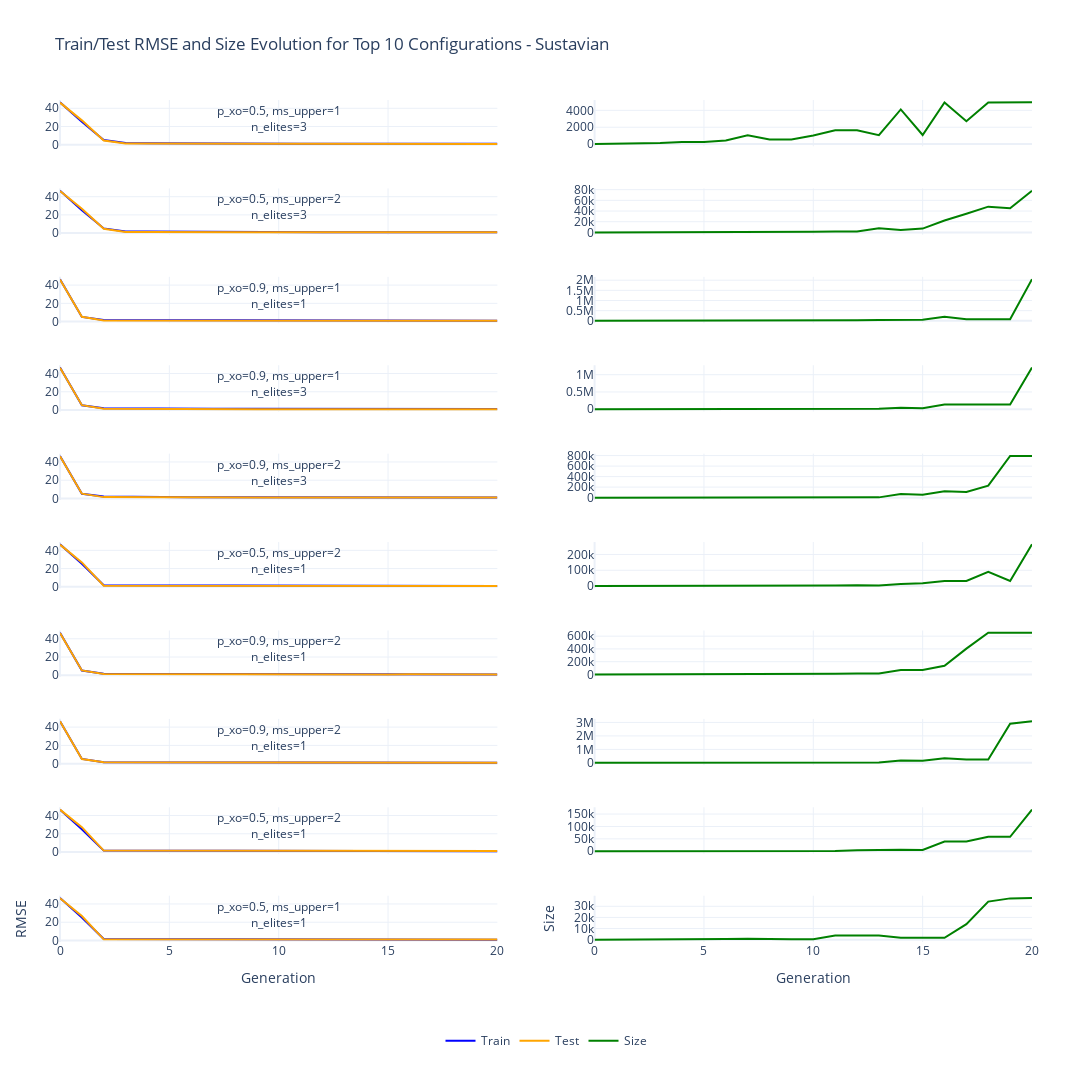

The notebook cell saved with this chart:
### Code cell
def param_title_str_multiline(params):
    items = [f"{k}={v}" for k, v in params.items()]
    half = (len(items) + 1) // 2
    first_line = ", ".join(items[:half])
    second_line = ", ".join(items[half:])
    return first_line + "<br>" + second_line if second_line else first_line

# Take top N
N = 10
flat_results = flat_results[:N]

GENS_PER_RUN = fixed_params['n_iter'] + 1

fig = make_subplots(
    rows=N, cols=2,
    shared_xaxes=True,
    horizontal_spacing=0.1,
    vertical_spacing=0.05,
    column_widths=[0.45, 0.45]
)

for idx, (fold_id, config_idx, result) in enumerate(flat_results):
    LOG_PATH = f'{LOG_DIR}gsgp_{DATASET_NAME}_{fold_id}.csv'
    if not os.path.exists(LOG_PATH):
        print(f"Missing log for fold {fold_id}, skipping.")
        continue

    log_df = pd.read_csv(LOG_PATH, header=None)

    start = config_idx * GENS_PER_RUN
    end = start + GENS_PER_RUN
    chunk = log_df.iloc[start:end]

    show_legend = idx == 0

    # Train RMSE
    fig.add_trace(go.Scatter(
        y=chunk.iloc[:, 5],
        mode='lines',
        name='Train',
        line=dict(color=train_color),
        showlegend=show_legend
    ), row=idx + 1, col=1)

    # Test RMSE
    fig.add_trace(go.Scatter(
        y=chunk.iloc[:, 8],
        mode='lines',
        name='Test',
        line=dict(color=test_color),
        showlegend=show_legend
    ), row=idx + 1, col=1)

    # Size
    fig.add_trace(go.Scatter(
        y=chunk.iloc[:, 9],
        mode='lines',
        name='Size',
        line=dict(color=size_color),
        showlegend=show_legend
    ), row=idx + 1, col=2)

    # Parameters annotation
    fig.add_annotation(
        x=0.5,
        y=1,
        xref=f"x domain",
        yref=f"y domain",
        text=param_title_str_multiline(result['dynamic_params']),
        showarrow=False,
        font=dict(size=12),
        align='center',
        row=idx + 1, col=1
    )

fig.update_layout(
    height=300 * N,
    width=1100,
    title_text=f'Train/Test RMSE and Size Evolution for Top {N} Configurations - {DATASET_NAME}',
    template='plotly_white',
    legend=dict(
        orientation='h',
        yanchor='top',
        y=-0.1,
        xanchor='center',
        x=0.5,
        font=dict(size=12),
        bgcolor='rgba(0,0,0,0)'
    ),
    margin=dict(b=150, l=60, r=60, t=100)
)

fig.update_xaxes(title_text='Generation', row=N, col=1)
fig.update_xaxes(title_text='Generation', row=N, col=2)
fig.update_yaxes(title_text='RMSE', row=N, col=1)
fig.update_yaxes(title_text='Size', row=N, col=2)

fig.show()

### Figure 1 — Plotly figure (JSON) as saved in the notebook; plotly's stock layout.template omitted (floating-point values rounded to 4 significant figures)
{"data": [{"line": {"color": "blue"}, "mode": "lines", "name": "Train", "showlegend": true, "type": "scatter", "xaxis": "x", "y": [46.55, 25.23, 5.079, 1.775, 1.736, 1.55, 1.276, 1.252, 1.251, 1.171, 1.145, 1.124, 1.114, 1.074, 1.052, 1.049, 1.009, 0.9849, 0.979, 0.9541, 0.954], "yaxis": "y"}, {"line": {"color": "orange"}, "mode": "lines", "name": "Test", "showlegend": true, "type": "scatter", "xaxis": "x", "y": [46.24, 26.74, 4.644, 1.386, 1.236, 1.035, 1.164, 1.065, 1.013, 0.9385, 0.938, 0.8839, 0.8618, 0.8752, 0.8535, 0.8236, 0.8697, 0.8956, 0.8311, 0.7822, 0.7823], "yaxis": "y"}, {"line": {"color": "green"}, "mode": "lines", "name": "Size", "showlegend": true, "type": "scatter", "xaxis": "x2", "y": [15, 29, 65, 139, 253, 243, 441, 1043, 551, 557, 1031, 1635, 1641, 1059, 4107, 1081, 4927, 2721, 4939, 4945, 4951], "yaxis": "y2"}, {"line": {"color": "blue"}, "mode": "lines", "name": "Train", "showlegend": false, "type": "scatter", "xaxis": "x3", "y": [46.55, 25.23, 5.141, 1.735, 1.729, 1.551, 1.35, 1.269, 1.191, 1.165, 1.072, 1.048, 1.025, 1.01, 0.9922, 0.9817, 0.9458, 0.9183, 0.8911, 0.8762, 0.8728], "yaxis": "y3"}, {"line": {"color": "orange"}, "mode": "lines", "name": "Test", "showlegend": false, "type": "scatter", "xaxis": "x3", "y": [46.24, 26.74, 4.707, 1.245, 1.255, 1.042, 1.078, 0.9688, 0.7981, 0.9205, 0.8226, 0.7472, 0.9695, 0.8958, 0.8534, 0.8459, 0.8709, 0.8865, 0.8862, 0.8836, 0.8445], "yaxis": "y3"}, {"line": {"color": "green"}, "mode": "lines", "name": "Size", "showlegend": false, "type": "scatter", "xaxis": "x4", "y": [15, 29, 65, 115, 121, 243, 539, 547, 1209, 559, 1253, 1695, 1701, 7705, 4401, 7123, 22207, 35053, 48205, 45257, 78013], "yaxis": "y4"}, {"line": {"color": "blue"}, "mode": "lines", "name": "Train", "showlegend": false, "type": "scatter", "xaxis": "x5", "y": [46.55, 5.138, 1.734, 1.719, 1.659, 1.492, 1.307, 1.307, 1.307, 1.21, 1.21, 1.21, 1.207, 1.177, 1.163, 1.163, 1.159, 1.11, 1.11, 1.11, 1.034], "yaxis": "y5"}, {"line": {"color": "orange"}, "mode": "lines", "name": "Test", "showlegend": false, "type": "scatter", "xaxis": "x5", "y": [46.24, 5.288, 1.323, 1.266, 1.174, 1.158, 0.9202, 0.9202, 0.92, 0.9063, 0.9063, 0.9063, 0.9004, 1.012, 0.8785, 0.8785, 0.8748, 0.8443, 0.8443, 0.8443, 0.8846], "yaxis": "y5"}, {"line": {"color": "green"}, "mode": "lines", "name": "Size", "showlegend": false, "type": "scatter", "xaxis": "x6", "y": [15, 41, 57, 147, 311, 567, 1163, 1163, 1169, 6647, 6647, 6647, 22199, 39279, 52875, 52875, 195513, 79745, 79745, 79745, 2052445], "yaxis": "y6"}, {"line": {"color": "blue"}, "mode": "lines", "name": "Train", "showlegend": false, "type": "scatter", "xaxis": "x7", "y": [46.55, 5.138, 1.978, 1.709, 1.619, 1.462, 1.457, 1.291, 1.291, 1.291, 1.291, 1.282, 1.262, 1.262, 1.257, 1.233, 1.168, 1.168, 1.166, 1.158, 1.142], "yaxis": "y7"}, {"line": {"color": "orange"}, "mode": "lines", "name": "Test", "showlegend": false, "type": "scatter", "xaxis": "x7", "y": [46.24, 5.288, 1.406, 1.242, 1.272, 1.007, 1.15, 0.9176, 0.9176, 0.9176, 0.9176, 0.928, 0.9194, 0.9194, 0.9645, 0.9426, 0.8998, 0.8998, 0.899, 0.9003, 0.8924], "yaxis": "y7"}, {"line": {"color": "green"}, "mode": "lines", "name": "Size", "showlegend": false, "type": "scatter", "xaxis": "x8", "y": [15, 41, 69, 137, 259, 317, 1061, 1635, 1635, 1635, 1635, 15299, 14163, 14163, 42137, 30691, 136095, 136095, 136103, 136103, 1207295], "yaxis": "y8"}, {"line": {"color": "blue"}, "mode": "lines", "name": "Train", "showlegend": false, "type": "scatter", "xaxis": "x9", "y": [46.55, 5.138, 2.056, 1.712, 1.601, 1.468, 1.45, 1.363, 1.274, 1.234, 1.234, 1.234, 1.222, 1.207, 1.204, 1.178, 1.15, 1.119, 1.107, 1.076, 1.076], "yaxis": "y9"}, {"line": {"color": "orange"}, "mode": "lines", "name": "Test", "showlegend": false, "type": "scatter", "xaxis": "x9", "y": [46.24, 5.288, 1.484, 1.527, 1.242, 1.004, 0.9929, 1.023, 1.054, 0.9952, 0.9952, 0.9952, 0.9886, 0.9638, 0.9862, 0.9373, 0.9184, 0.9849, 0.9466, 0.9298, 0.9298], "yaxis": "y9"}, {"line": {"color": "green"}, "mode": "lines", "name": "Size", "showlegend": false, "type": "scatter", "xaxis": "x10", "y": [15, 41, 69, 177, 259, 317, 489, 1977, 1263, 1275, 1275, 1275, 4959, 4965, 68157, 55377, 119955, 106917, 226889, 792793, 792793], "yaxis": "y10"}, {"line": {"color": "blue"}, "mode": "lines", "name": "Train", "showlegend": false, "type": "scatter", "xaxis": "x11", "y": [46.55, 25.23, 1.729, 1.714, 1.572, 1.242, 1.089, 1.089, 1.02, 1.007, 0.992, 0.9811, 0.9746, 0.9523, 0.9309, 0.923, 0.8809, 0.8809, 0.8783, 0.8654, 0.8346], "yaxis": "y11"}, {"line": {"color": "orange"}, "mode": "lines", "name": "Test", "showlegend": false, "type": "scatter", "xaxis": "x11", "y": [46.24, 26.74, 1.239, 1.25, 1.007, 1.037, 0.9521, 0.9521, 1.009, 1.01, 0.9677, 1.051, 0.9043, 1.01, 0.9838, 0.9183, 0.8539, 0.8539, 0.8596, 0.9875, 0.9419], "yaxis": "y11"}, {"line": {"color": "green"}, "mode": "lines", "name": "Size", "showlegend": false, "type": "scatter", "xaxis": "x12", "y": [15, 29, 59, 65, 223, 379, 385, 385, 395, 1385, 1391, 3591, 5657, 2931, 13205, 17435, 32041, 32041, 90425, 32049, 263843], "yaxis": "y12"}, {"line": {"color": "blue"}, "mode": "lines", "name": "Train", "showlegend": false, "type": "scatter", "xaxis": "x13", "y": [46.55, 5.138, 1.734, 1.72, 1.647, 1.237, 1.171, 1.083, 1.08, 1.058, 1.052, 1.048, 1.018, 1.018, 1.007, 1.007, 0.9964, 0.993, 0.9707, 0.9707, 0.9707], "yaxis": "y13"}, {"line": {"color": "orange"}, "mode": "lines", "name": "Test", "showlegend": false, "type": "scatter", "xaxis": "x13", "y": [46.24, 5.288, 1.323, 1.238, 1.147, 1.16, 0.9209, 0.9242, 0.9257, 0.9036, 0.9367, 0.9128, 1.014, 1.014, 0.9102, 0.9102, 1.025, 0.9595, 0.9459, 0.9459, 0.9459], "yaxis": "y13"}, {"line": {"color": "green"}, "mode": "lines", "name": "Size", "showlegend": false, "type": "scatter", "xaxis": "x14", "y": [15, 41, 57, 147, 311, 573, 987, 1721, 1731, 2661, 9159, 10867, 14451, 14451, 69095, 69095, 135221, 404557, 652921, 652921, 652921], "yaxis": "y14"}, {"line": {"color": "blue"}, "mode": "lines", "name": "Train", "showlegend": false, "type": "scatter", "xaxis": "x15", "y": [46.42, 5.216, 1.606, 1.568, 1.493, 1.304, 1.153, 1.075, 1.044, 1.026, 1.018, 1.008, 0.9919, 0.9919, 0.9818, 0.9792, 0.9696, 0.9215, 0.9215, 0.9214, 0.9147], "yaxis": "y15"}, {"line": {"color": "orange"}, "mode": "lines", "name": "Test", "showlegend": false, "type": "scatter", "xaxis": "x15", "y": [46.5, 5.137, 1.604, 1.58, 1.5, 0.9931, 0.954, 0.869, 1.053, 1.135, 1.107, 1.008, 1.007, 1.007, 0.9871, 1.051, 1.079, 1.015, 1.015, 0.9856, 0.9867], "yaxis": "y15"}, {"line": {"color": "green"}, "mode": "lines", "name": "Size", "showlegend": false, "type": "scatter", "xaxis": "x16", "y": [15, 41, 57, 147, 311, 573, 987, 2163, 4047, 4689, 12353, 18933, 30731, 30731, 166459, 159961, 338819, 250087, 250087, 2900755, 3091995], "yaxis": "y16"}, {"line": {"color": "blue"}, "mode": "lines", "name": "Train", "showlegend": false, "type": "scatter", "xaxis": "x17", "y": [46.42, 24.98, 1.577, 1.57, 1.387, 1.229, 1.121, 1.084, 1.044, 1.02, 1.014, 0.9714, 0.9432, 0.9315, 0.9022, 0.8946, 0.8736, 0.8736, 0.8603, 0.8555, 0.8354], "yaxis": "y17"}, {"line": {"color": "orange"}, "mode": "lines", "name": "Test", "showlegend": false, "type": "scatter", "xaxis": "x17", "y": [46.5, 27.27, 1.583, 1.571, 1.44, 1.067, 0.8772, 0.9563, 0.875, 0.9922, 0.9749, 1.034, 1.116, 1.062, 1.086, 1.028, 1.006, 1.006, 1.083, 1.109, 1.013], "yaxis": "y17"}, {"line": {"color": "green"}, "mode": "lines", "name": "Size", "showlegend": false, "type": "scatter", "xaxis": "x18", "y": [15, 29, 59, 65, 223, 381, 387, 627, 1041, 913, 899, 927, 3779, 6583, 6613, 5647, 39179, 39185, 58503, 58511, 168009], "yaxis": "y18"}, {"line": {"color": "blue"}, "mode": "lines", "name": "Train", "showlegend": false, "type": "scatter", "xaxis": "x19", "y": [46.55, 25.23, 1.729, 1.713, 1.565, 1.266, 1.168, 1.133, 1.096, 1.044, 1.034, 1.005, 0.9901, 0.9901, 0.9452, 0.9452, 0.9452, 0.9305, 0.9163, 0.9008, 0.8969], "yaxis": "y19"}, {"line": {"color": "orange"}, "mode": "lines", "name": "Test", "showlegend": false, "type": "scatter", "xaxis": "x19", "y": [46.24, 26.74, 1.239, 1.252, 1.006, 1.048, 0.8931, 0.9366, 0.9682, 0.93, 0.9767, 0.8649, 0.8918, 0.8855, 0.9215, 0.9215, 0.9215, 1.002, 0.9509, 0.9756, 1.014], "yaxis": "y19"}, {"line": {"color": "green"}, "mode": "lines", "name": "Size", "showlegend": false, "type": "scatter", "xaxis": "x20", "y": [15, 29, 59, 65, 223, 379, 639, 919, 395, 505, 511, 3683, 3689, 3697, 1721, 1721, 1721, 14001, 34227, 37093, 37425], "yaxis": "y20"}], "layout": {"annotations": [{"align": "center", "font": {"size": 12}, "showarrow": false, "text": "p_xo=0.5, ms_upper=1<br>n_elites=3", "x": 0.5, "xref": "x domain", "y": 1, "yref": "y domain"}, {"align": "center", "font": {"size": 12}, "showarrow": false, "text": "p_xo=0.5, ms_upper=2<br>n_elites=3", "x": 0.5, "xref": "x3 domain", "y": 1, "yref": "y3 domain"}, {"align": "center", "font": {"size": 12}, "showarrow": false, "text": "p_xo=0.9, ms_upper=1<br>n_elites=1", "x": 0.5, "xref": "x5 domain", "y": 1, "yref": "y5 domain"}, {"align": "center", "font": {"size": 12}, "showarrow": false, "text": "p_xo=0.9, ms_upper=1<br>n_elites=3", "x": 0.5, "xref": "x7 domain", "y": 1, "yref": "y7 domain"}, {"align": "center", "font": {"size": 12}, "showarrow": false, "text": "p_xo=0.9, ms_upper=2<br>n_elites=3", "x": 0.5, "xref": "x9 domain", "y": 1, "yref": "y9 domain"}, {"align": "center", "font": {"size": 12}, "showarrow": false, "text": "p_xo=0.5, ms_upper=2<br>n_elites=1", "x": 0.5, "xref": "x11 domain", "y": 1, "yref": "y11 domain"}, {"align": "center", "font": {"size": 12}, "showarrow": false, "text": "p_xo=0.9, ms_upper=2<br>n_elites=1", "x": 0.5, "xref": "x13 domain", "y": 1, "yref": "y13 domain"}, {"align": "center", "font": {"size": 12}, "showarrow": false, "text": "p_xo=0.9, ms_upper=2<br>n_elites=1", "x": 0.5, "xref": "x15 domain", "y": 1, "yref": "y15 domain"}, {"align": "center", "font": {"size": 12}, "showarrow": false, "text": "p_xo=0.5, ms_upper=2<br>n_elites=1", "x": 0.5, "xref": "x17 domain", "y": 1, "yref": "y17 domain"}, {"align": "center", "font": {"size": 12}, "showarrow": false, "text": "p_xo=0.5, ms_upper=1<br>n_elites=1", "x": 0.5, "xref": "x19 domain", "y": 1, "yref": "y19 domain"}], "height": 3000, "legend": {"bgcolor": "rgba(0, 0, 0, 0)", "font": {"size": 12}, "orientation": "h", "x": 0.5, "xanchor": "center", "y": -0.1, "yanchor": "top"}, "margin": {"b": 150, "l": 60, "r": 60, "t": 100}, "title": {"text": "Train/Test RMSE and Size Evolution for Top 10 Configurations - Sustavian"}, "width": 1100, "xaxis": {"anchor": "y", "autorange": true, "domain": [0, 0.45], "matches": "x19", "range": [0, 20], "showticklabels": false}, "xaxis10": {"anchor": "y10", "autorange": true, "domain": [0.55, 1], "matches": "x20", "range": [0, 20], "showticklabels": false}, "xaxis11": {"anchor": "y11", "autorange": true, "domain": [0, 0.45], "matches": "x19", "range": [0, 20], "showticklabels": false}, "xaxis12": {"anchor": "y12", "autorange": true, "domain": [0.55, 1], "matches": "x20", "range": [0, 20], "showticklabels": false}, "xaxis13": {"anchor": "y13", "autorange": true, "domain": [0, 0.45], "matches": "x19", "range": [0, 20], "showticklabels": false}, "xaxis14": {"anchor": "y14", "autorange": true, "domain": [0.55, 1], "matches": "x20", "range": [0, 20], "showticklabels": false}, "xaxis15": {"anchor": "y15", "autorange": true, "domain": [0, 0.45], "matches": "x19", "range": [0, 20], "showticklabels": false}, "xaxis16": {"anchor": "y16", "autorange": true, "domain": [0.55, 1], "matches": "x20", "range": [0, 20], "showticklabels": false}, "xaxis17": {"anchor": "y17", "autorange": true, "domain": [0, 0.45], "matches": "x19", "range": [0, 20], "showticklabels": false}, "xaxis18": {"anchor": "y18", "autorange": true, "domain": [0.55, 1], "matches": "x20", "range": [0, 20], "showticklabels": false}, "xaxis19": {"anchor": "y19", "autorange": true, "domain": [0, 0.45], "range": [0, 20], "title": {"text": "Generation"}}, "xaxis2": {"anchor": "y2", "autorange": true, "domain": [0.55, 1], "matches": "x20", "range": [0, 20], "showticklabels": false}, "xaxis20": {"anchor": "y20", "autorange": true, "domain": [0.55, 1], "range": [0, 20], "title": {"text": "Generation"}}, "xaxis3": {"anchor": "y3", "autorange": true, "domain": [0, 0.45], "matches": "x19", "range": [0, 20], "showticklabels": false}, "xaxis4": {"anchor": "y4", "autorange": true, "domain": [0.55, 1], "matches": "x20", "range": [0, 20], "showticklabels": false}, "xaxis5": {"anchor": "y5", "autorange": true, "domain": [0, 0.45], "matches": "x19", "range": [0, 20], "showticklabels": false}, "xaxis6": {"anchor": "y6", "autorange": true, "domain": [0.55, 1], "matches": "x20", "range": [0, 20], "showticklabels": false}, "xaxis7": {"anchor": "y7", "autorange": true, "domain": [0, 0.45], "matches": "x19", "range": [0, 20], "showticklabels": false}, "xaxis8": {"anchor": "y8", "autorange": true, "domain": [0.55, 1], "matches": "x20", "range": [0, 20], "showticklabels": false}, "xaxis9": {"anchor": "y9", "autorange": true, "domain": [0, 0.45], "matches": "x19", "range": [0, 20], "showticklabels": false}, "yaxis": {"anchor": "x", "autorange": true, "domain": [0.945, 1], "range": [-1.761, 49.1], "type": "linear"}, "yaxis10": {"anchor": "x10", "autorange": true, "domain": [0.525, 0.58], "range": [-44030.0, 836800.0], "type": "linear"}, "yaxis11": {"anchor": "x11", "autorange": true, "domain": [0.42, 0.475], "range": [-1.705, 49.09], "type": "linear"}, "yaxis12": {"anchor": "x12", "autorange": true, "domain": [0.42, 0.475], "range": [-14640.0, 278500.0], "type": "linear"}, "yaxis13": {"anchor": "x13", "autorange": true, "domain": [0.315, 0.37], "range": [-1.632, 49.09], "type": "linear"}, "yaxis14": {"anchor": "x14", "autorange": true, "domain": [0.315, 0.37], "range": [-36260.0, 689200.0], "type": "linear"}, "yaxis15": {"anchor": "x15", "autorange": true, "domain": [0.21, 0.265], "range": [-1.666, 49.04], "type": "linear"}, "yaxis16": {"anchor": "x16", "autorange": true, "domain": [0.21, 0.265], "range": [-171800.0, 3264000.0], "type": "linear"}, "yaxis17": {"anchor": "x17", "autorange": true, "domain": [0.105, 0.16], "range": [-1.702, 49.04], "type": "linear"}, "yaxis18": {"anchor": "x18", "autorange": true, "domain": [0.105, 0.16], "range": [-9318.0, 177342], "type": "linear"}, "yaxis19": {"anchor": "x19", "autorange": true, "domain": [0, 0.055], "range": [-1.673, 49.09], "title": {"text": "RMSE"}, "type": "linear"}, "yaxis2": {"anchor": "x2", "autorange": true, "domain": [0.945, 1], "range": [-259.2, 5225.0], "type": "linear"}, "yaxis20": {"anchor": "x20", "autorange": true, "domain": [0, 0.055], "range": [-2063.0, 39500.0], "title": {"text": "Size"}, "type": "linear"}, "yaxis3": {"anchor": "x3", "autorange": true, "domain": [0.84, 0.895], "range": [-1.798, 49.1], "type": "linear"}, "yaxis4": {"anchor": "x4", "autorange": true, "domain": [0.84, 0.895], "range": [-4318.0, 82350.0], "type": "linear"}, "yaxis5": {"anchor": "x5", "autorange": true, "domain": [0.735, 0.79], "range": [-1.695, 49.09], "type": "linear"}, "yaxis6": {"anchor": "x6", "autorange": true, "domain": [0.735, 0.79], "range": [-114000.0, 2166000.0], "type": "linear"}, "yaxis7": {"anchor": "x7", "autorange": true, "domain": [0.63, 0.685], "range": [-1.644, 49.09], "type": "linear"}, "yaxis8": {"anchor": "x8", "autorange": true, "domain": [0.63, 0.685], "range": [-67060.0, 1274000.0], "type": "linear"}, "yaxis9": {"anchor": "x9", "autorange": true, "domain": [0.525, 0.58], "range": [-1.617, 49.09], "type": "linear"}}}
